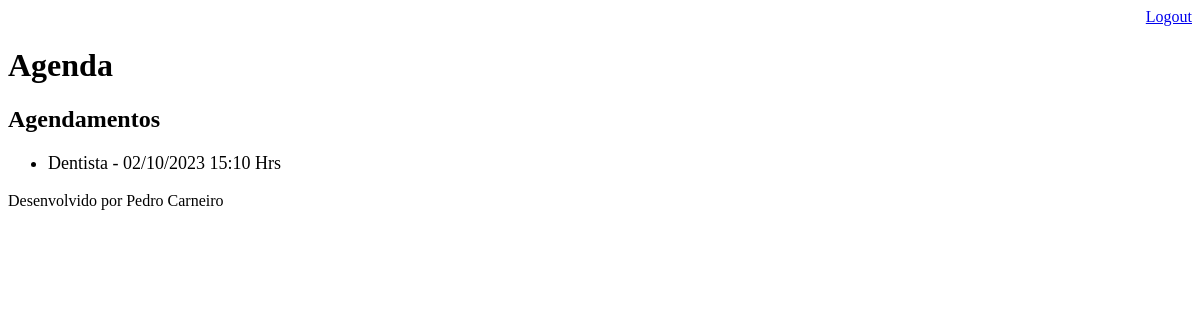
/agenda/ (signed in), run on an earlier commit of the app's database.
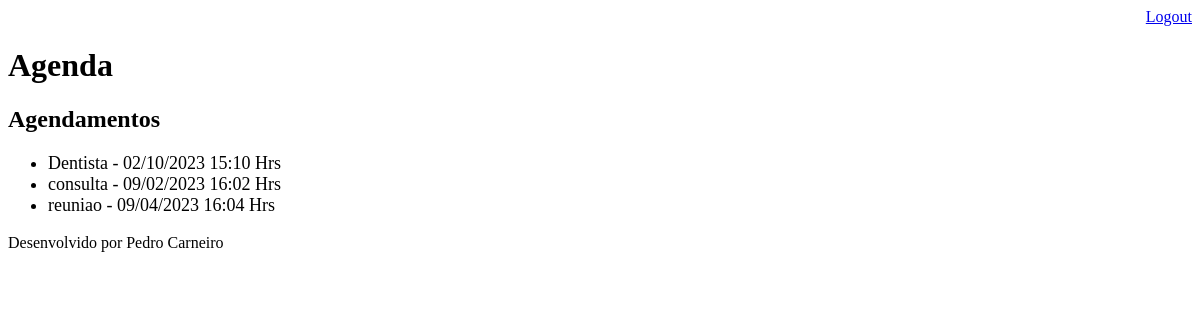
And on a later commit of the database.
### core/models.py (models this page shows, shortened)
class Evento(models.Model):
    titulo = models.CharField(max_length=100)
    descricao = models.TextField(blank=True, null=True)
    data_evento = models.DateTimeField(verbose_name='Data do evento')
    data_criacao = models.DateTimeField(auto_now=True)
    usuario = models.ForeignKey(User, on_delete=models.CASCADE)
    class Meta:
        db_table = 'evento'
    def get_data_evento(self):
        return self.data_evento.strftime('%d/%m/%Y %H:%m Hrs')

### core/views.py (the view)
# urls.py: path('agenda/', views.lista_eventos),
@login_required(login_url='login/')
def lista_eventos(request):
    usuario = request.user
    evento = Evento.objects.filter(usuario=usuario)
    dados = {'eventos': evento}
    return render(request, 'agenda.html', dados)

### templates/agenda.html
{% extends "model-page.html" %}
{% block content %}
    <h2>Agendamentos</h2>
    <ul style="font-size:18px">
    {% for evento in eventos %}
        <li>{{ evento.titulo }} - {{ evento.get_data_evento }}</li>
    {% endfor %}
    </ul>
{% endblock %}

### templates/model-page.html
<!DOCTYPE html>
<html lang="en">
<head>
    {% include "model-header.html" %}
</head>
<body>
    {% block content %} {% endblock %}
    {% include "model-footer.html" %}
</body>
</html>

### templates/model-header.html (shortened to what this page needs)
    <div align="right">
        <a href="/logout">Logout</a>
    </div>
    <h1>Agenda</h1>

### templates/model-footer.html
<p>Desenvolvido por Pedro Carneiro</p>

What changed in the data, as far as the page shows it:
added Evento: titulo "consulta", get_data_evento "09/02/2023 16:02 Hrs"
added Evento: titulo "reuniao", get_data_evento "09/04/2023 16:04 Hrs"
